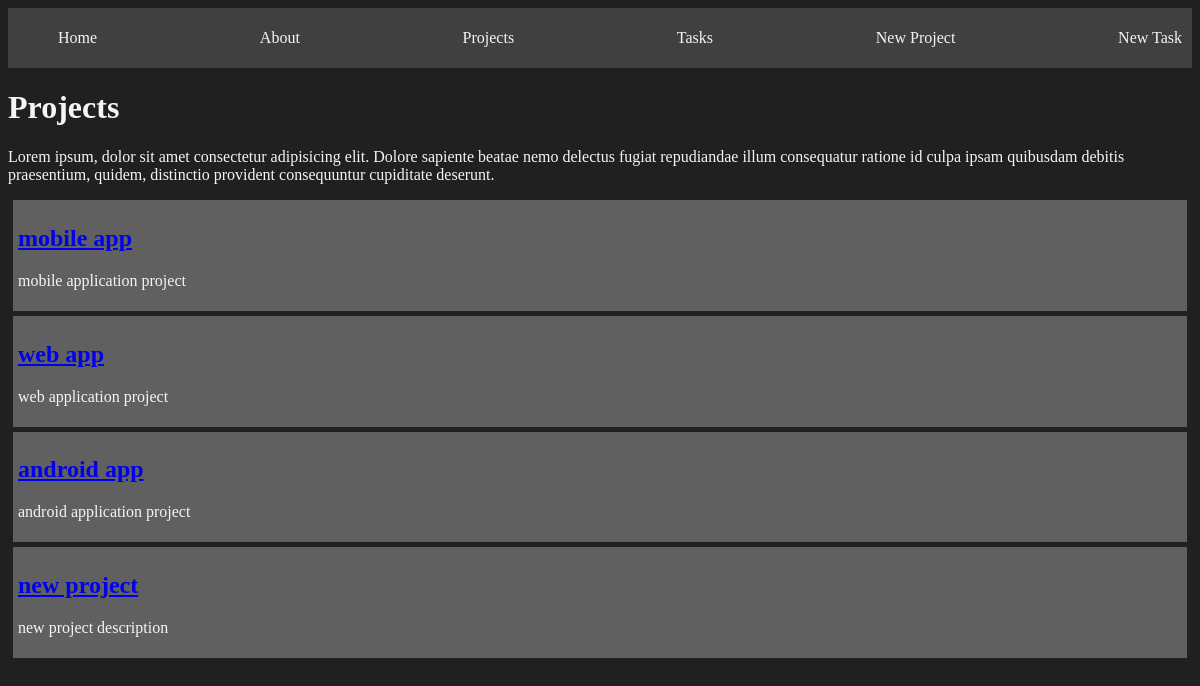
/projects/, run on the app's committed database.
### myapp/models.py (models this page shows, shortened)
class Project(models.Model):
  title = models.CharField(max_length=100)
  description = models.TextField()

### myapp/views.py (the view)
# urls.py: path('projects/', views.projects, name='projects'),
def projects(request):
  projects = Project.objects.all()
  return render(request, 'projects.html', {
    'projects': projects
  })

### myapp/templates/projects.html
{% extends 'layouts/base.html' %}
{% block content %}
  <h1>Projects</h1>
  <p>
    Lorem ipsum, dolor sit amet consectetur adipisicing elit. Dolore sapiente
    beatae nemo delectus fugiat repudiandae illum consequatur ratione id culpa
    ipsam quibusdam debitis praesentium, quidem, distinctio provident   consequuntur
    cupiditate deserunt.
  </p>
  {% for project in projects %}
    <article class="card">
      <a href="{% url 'project_detail' project.id %}">
        <h2>{{ project.title }}</h2>
      </a>
      <p>{{ project.description }}</p>
    </article>
  {% endfor %}
{% endblock %}

### myapp/static/styles/main.css (style rules this page uses)
body { background: #202020; color: #f5f5f5; }
.card { background: #606060; padding: 5px; margin: 5px; }

### data on the page
Project: title "mobile app", description "mobile application project"
Project: title "web app", description "web application project"
Project: title "android app", description "android application project"
Project: title "new project", description "new project description"
